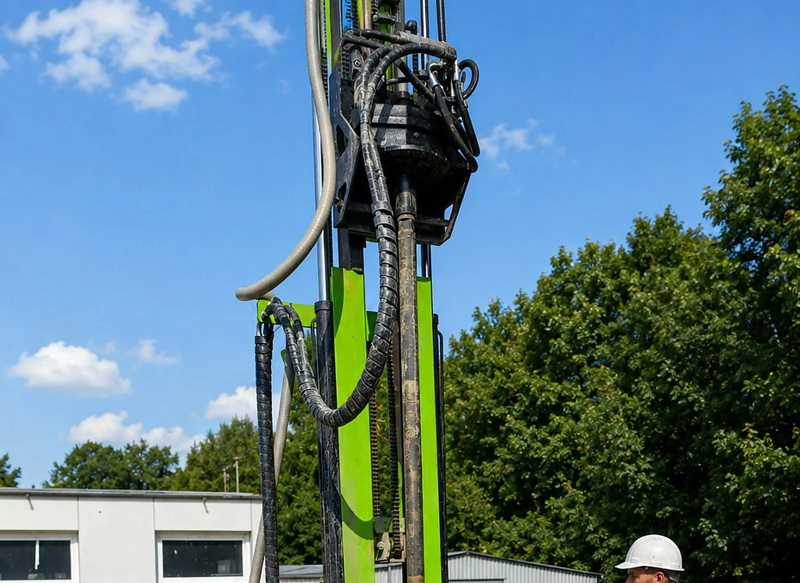
#> input picture img/hero_wide.webp, 1600 x 1166 px (shown at 1/2 size)
$ python generuj-obrazy.py
#> lines starting #> are read from the running program, lines starting #| are printed output that depends on the picture
#> in src, returned value is the input picture: PIL image 1600x1166 RGB; mean R, G, B 91, 122.5, 132.9
#!/usr/bin/env python3
"""Obrazy do zasobów graficznych Google Ads z prawdziwych zdjęć DEWAX.

Uruchomienie z katalogu głównego repozytorium:  python3 reklama/google-ads/generuj-obrazy.py
Wymaga Pillow (pip install pillow). Źródła: zdjecia/*.jpg i img/*.webp (te same, które są na stronie).
Świadomie pominięte: img/diag.webp (render), img/glowica.webp (materiał producenta), zdjecia/91.jpg
i 92.jpg (pochodzenie do potwierdzenia, CONTENT_NEEDED.md pkt 4.13).

Formaty wg wymagań Google Ads dla zasobów graficznych w kampaniach w sieci wyszukiwania:
  poziomy 1,91:1  1200x628 (min. 600x314), kwadrat 1:1 1200x1200 (min. 300x300),
  pionowy 4:5     960x1200 (min. 480x600). Logo: kwadrat (min. 128x128), poziome 4:1 (min. 512x128).
Zdjęć nie powiększamy więcej niż o ok. 10 %; mniejsze źródła dają mniejszy plik w tej samej proporcji.
"""
import os
from PIL import Image

ROOT = os.path.dirname(os.path.dirname(os.path.dirname(os.path.abspath(__file__))))
OUT = os.path.join(ROOT, 'reklama', 'google-ads', 'obrazy')
os.makedirs(OUT, exist_ok=True)
MAX_UPSCALE = 1.10

def crop_ratio(im, w_ratio, h_ratio, anchor_y=0.5, anchor_x=0.5):
#> called with w_ratio = 1.91, h_ratio = 1, anchor_y = 0.45, anchor_x = 0.5
    W, H = im.size
#> W = 1600; H = 1166
    target = w_ratio / h_ratio
    if W / H > target:
        nw = int(round(H * target)); nh = H
    else:
        nw = W; nh = int(round(W / target))
#> after `nw = W`: nw = 1600
#> after `nh = int(round(W / target))`: nh = 838
    x = int(round((W - nw) * anchor_x)); y = int(round((H - nh) * anchor_y))
#> after `x = int(round((W - nw) * anchor_x))`: x = 0
#> after `y = int(round((H - nh) * anchor_y))`: y = 148
    return im.crop((x, y, x + nw, y + nh))
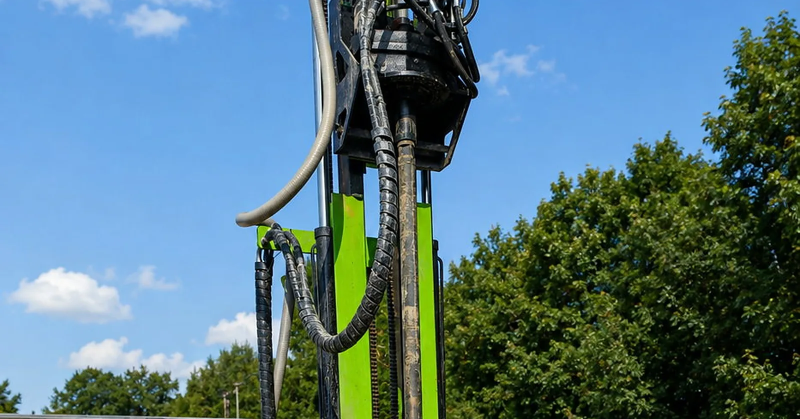
#> returned value: PIL image 1600x838 RGB (shown at 1/2 size); mean R, G, B 88.5, 121.9, 132.1

def zapisz(im, nazwa, w, h):
#> called with nazwa = 'poziom-wiertnica-na-dzialce', w = 1200, h = 628
    scale = min(1.0 * w / im.width, MAX_UPSCALE)
#> scale = 0.75
    if im.width < w:
        # nie powiększamy ponad MAX_UPSCALE: wynik mniejszy, ale w tej samej proporcji
        nw = int(round(im.width * scale)); nh = int(round(nw * h / w))
    else:
        nw, nh = w, h
    out = im.resize((nw, nh), Image.LANCZOS).convert('RGB')
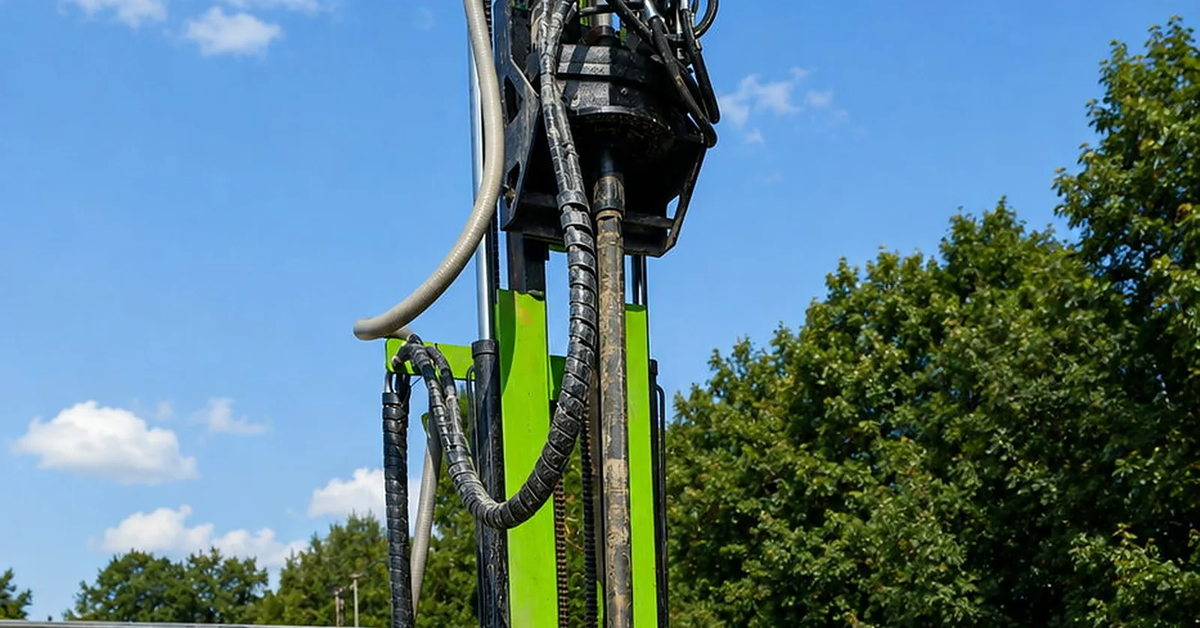
#> out: PIL image 1200x628 RGB; mean R, G, B 88.5, 121.9, 132.1
    path = os.path.join(OUT, f'{nazwa}-{nw}x{nh}.jpg')
    out.save(path, 'JPEG', quality=88, optimize=True, progressive=True)
    print(f'{path[len(ROOT)+1:]}  {nw}x{nh}  {os.path.getsize(path)//1024} KB')

def src(p):
    return Image.open(os.path.join(ROOT, p)).convert('RGB')

# (plik źródłowy, nazwa wyjściowa, kotwica pionowa 0..1, kotwica pozioma 0..1)
POZIOME = [
    ('img/hero_wide.webp',              'wiertnica-na-dzialce',  0.45, 0.5),
    ('img/maszt-wiertnicy-1100.webp',   'maszt-wiertnicy',       0.5,  0.5),
    ('img/sonda-w-otworze-1100.webp',   'sonda-w-otworze',       0.5,  0.5),
    ('img/proba-cisnieniowa-1100.webp', 'proba-cisnieniowa',     0.5,  0.5),
    ('img/pluczka.webp',                'wiercenie-pluczka',     0.5,  0.5),
    ('img/helix.webp',                  'sonda-helix',           0.5,  0.5),
]
KWADRATY = [
    ('zdjecia/76.jpg',     'odwiert-przy-domu',   0.55, 0.5),
    ('zdjecia/75.jpg',     'wiertnica-w-pracy',   0.5,  0.5),
    ('zdjecia/90.jpg',     'kotlownia-bufor',     0.5,  0.5),
    ('img/hero_wide.webp', 'wiertnica-na-dzialce', 0.5, 0.55),
    ('zdjecia/77.jpg',     'operator-wiertnicy',  0.5,  0.5),
]
PIONOWE = [
    ('zdjecia/76.jpg', 'odwiert-przy-domu',  0.5, 0.5),
    ('zdjecia/75.jpg', 'wiertnica-w-pracy',  0.5, 0.5),
    ('zdjecia/90.jpg', 'kotlownia-bufor',    0.5, 0.5),
    ('zdjecia/77.jpg', 'operator-wiertnicy', 0.5, 0.5),
]

for p, n, ay, ax in POZIOME:
    zapisz(crop_ratio(src(p), 1.91, 1, ay, ax), 'poziom-' + n, 1200, 628)
#> pass 2 of the loop `for p, n, ay, ax in POZIOME:`:
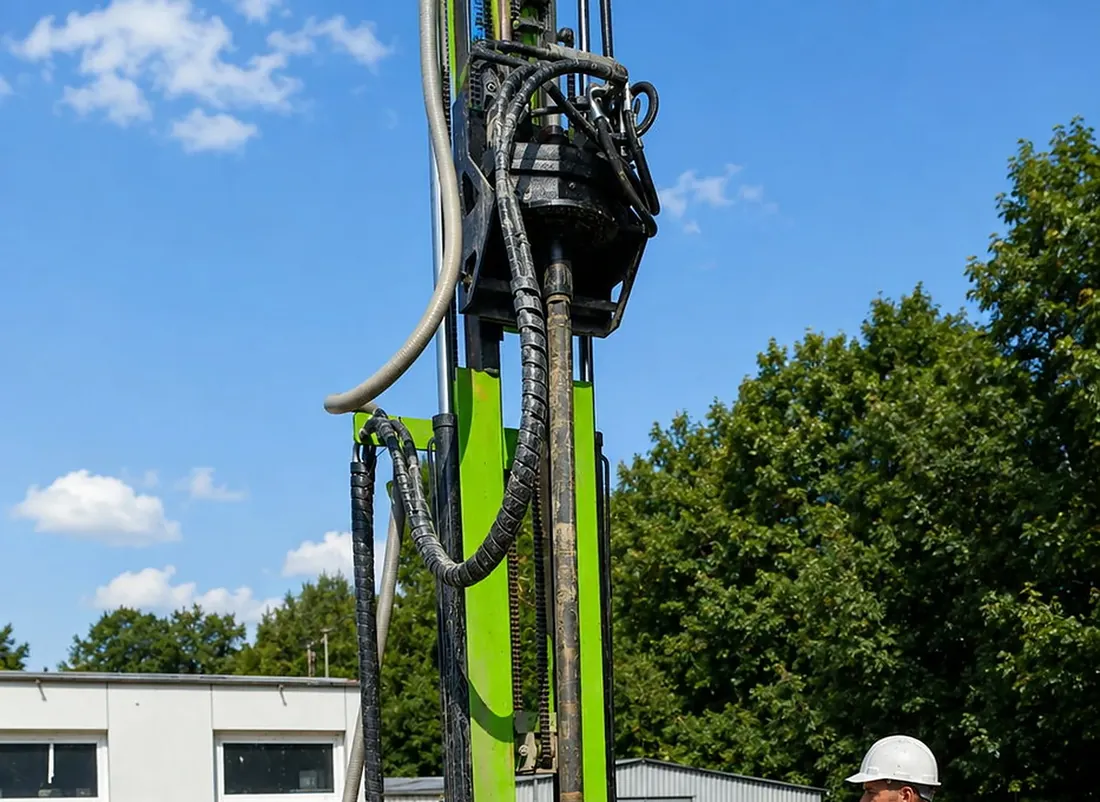
#> input picture img/maszt-wiertnicy-1100.webp, 1100 x 802 px
#> in src, returned value is the input picture: PIL image 1100x802 RGB; mean R, G, B 91, 122.6, 133.1
#> W = 1100; H = 802
#> in crop_ratio (call 2), `nw = W`: nw = 1100
#> in crop_ratio (call 2), `nh = int(round(W / target))`: nh = 576
#> y = 113
#> in crop_ratio (call 2), `return im.crop((x, y, x + nw, y + nh))`:
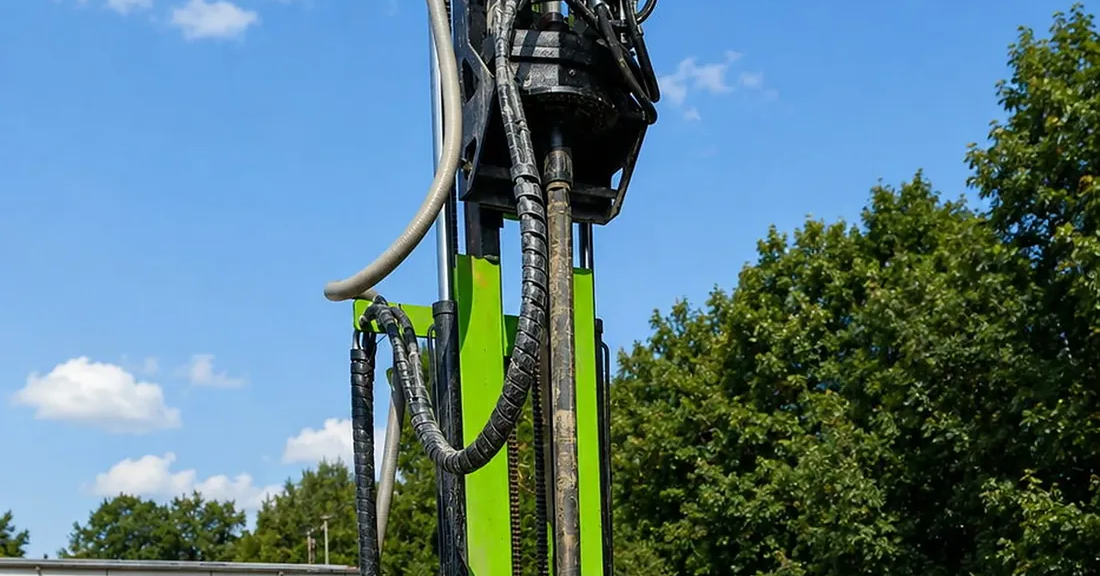
#> returned value: PIL image 1100x576 RGB; mean R, G, B 87.8, 120.7, 129.3
#| reklama/google-ads/obrazy/poziom-maszt-wiertnicy-1200x628.jpg  1200x628  144 KB
#> pass 3 of the loop `for p, n, ay, ax in POZIOME:`:
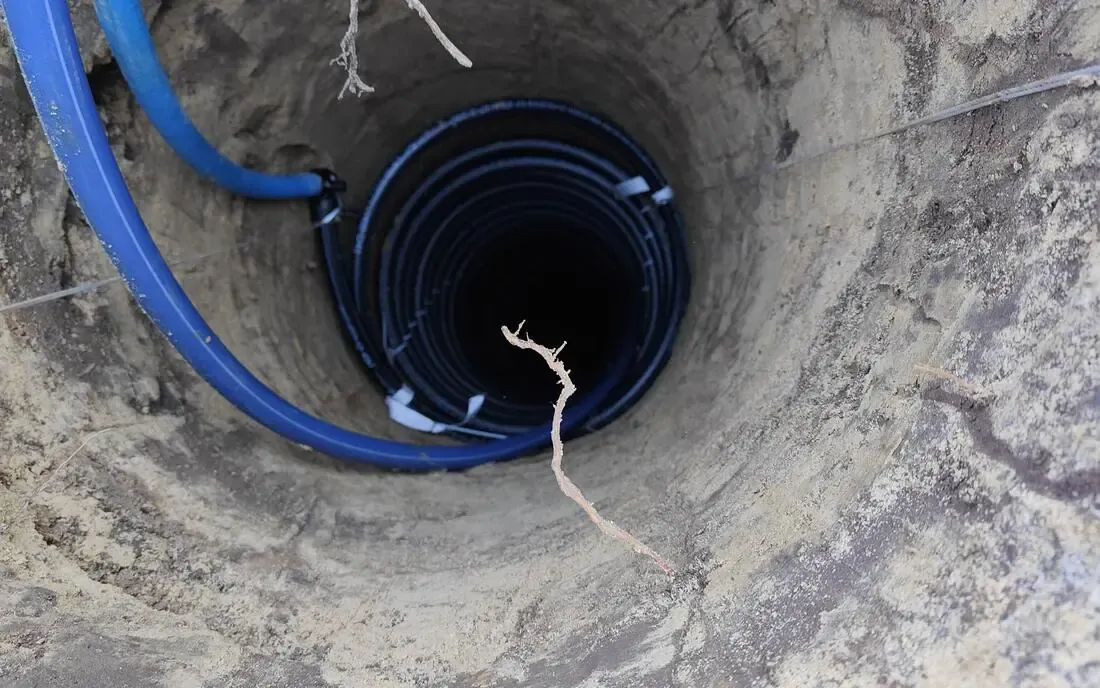
#> input picture img/sonda-w-otworze-1100.webp, 1100 x 688 px
#> in src, returned value is the input picture: PIL image 1100x688 RGB; mean R, G, B 113, 114.2, 119.1
#> H = 688
#> y = 56
#> in crop_ratio (call 3), `return im.crop((x, y, x + nw, y + nh))`:
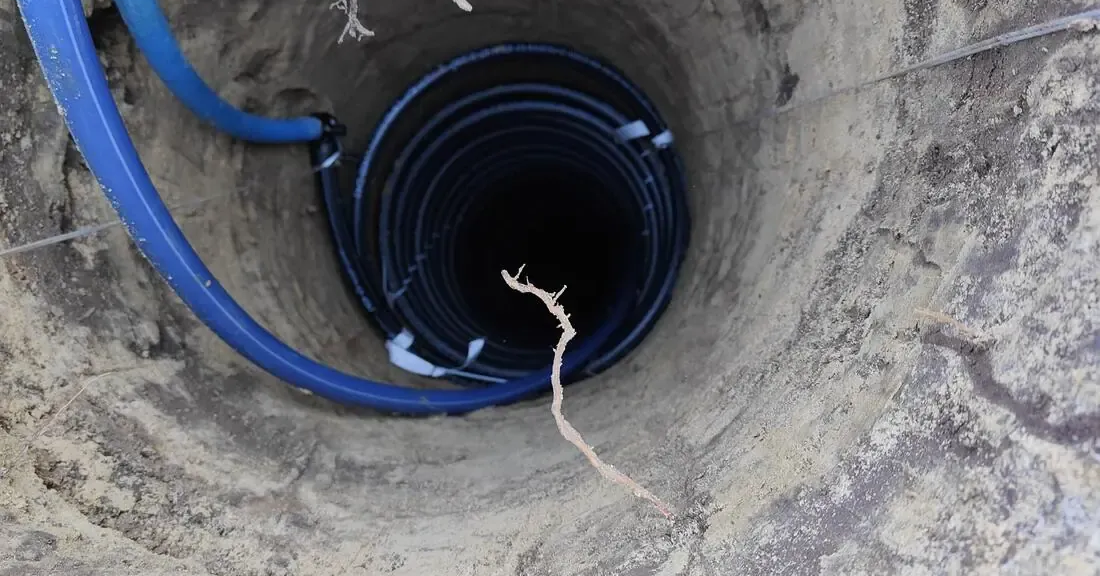
#> returned value: PIL image 1100x576 RGB; mean R, G, B 109.3, 110.6, 115.9
#| reklama/google-ads/obrazy/poziom-sonda-w-otworze-1200x628.jpg  1200x628  167 KB
#> the loop made 6 passes; the first 3 are shown
for p, n, ay, ax in KWADRATY:
#> (the run stopped early here; a loop or call above may not have finished)
